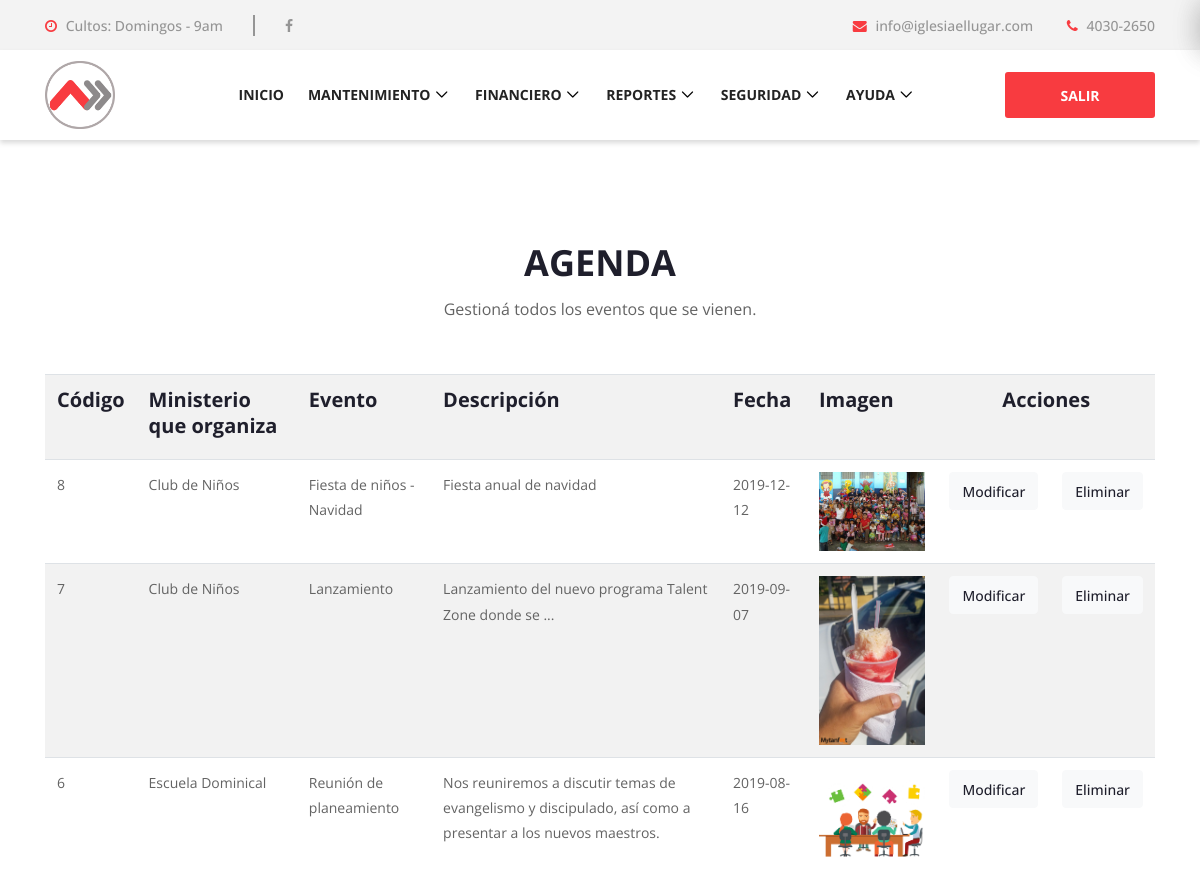
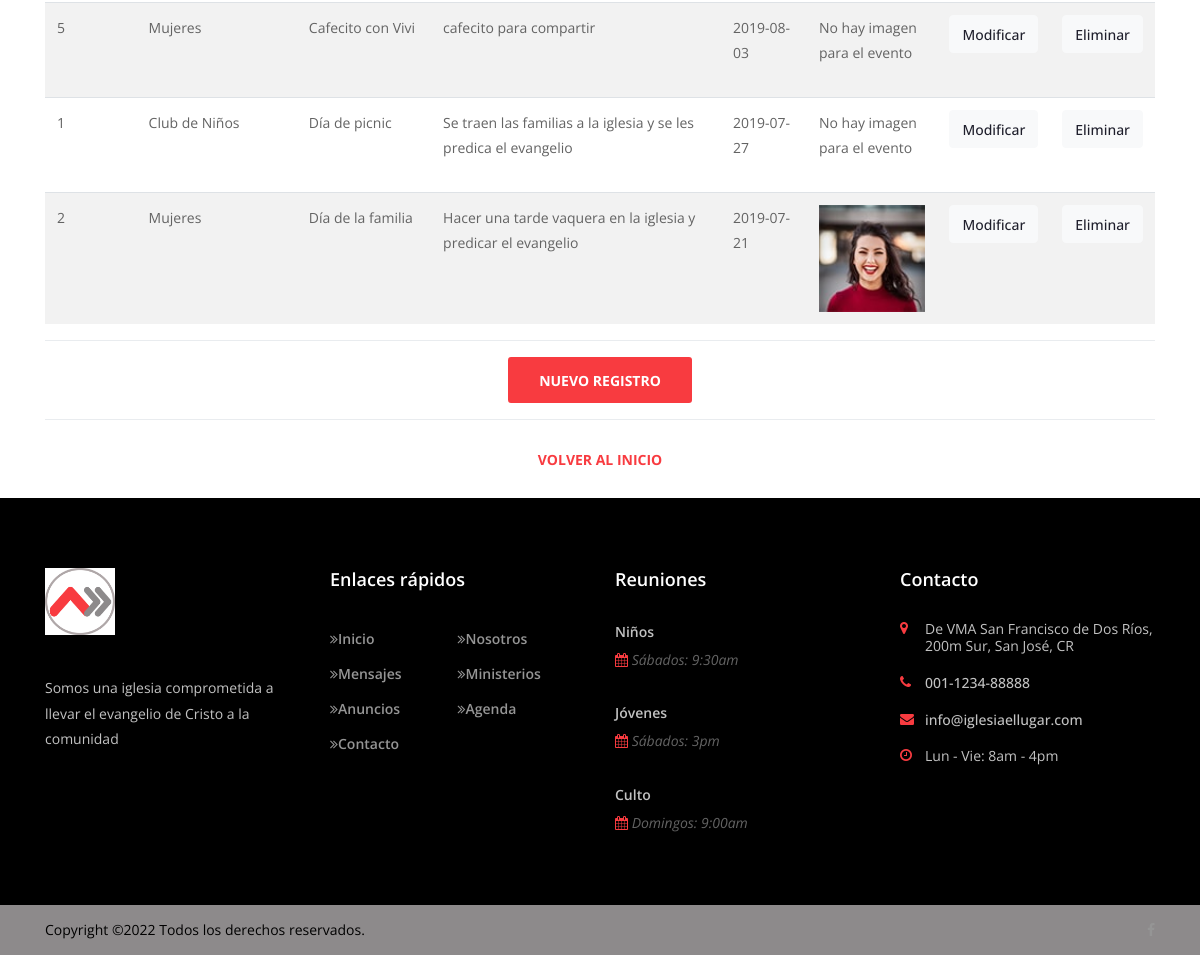
/mantenimiento-agenda.php, run on the app's committed database (2 pictures, top to bottom).
### tables this page shows
CREATE TABLE `evento` (
  `id_evento` int(5) NOT NULL,
  `id_ministerio` int(2) NOT NULL,
  `nombre` varchar(50) NOT NULL,
  `descripcion` varchar(500) NOT NULL,
  `fecha` date NOT NULL,
  `imagen` varchar(100) NOT NULL
);

CREATE TABLE `ministerio` (
  `id_ministerio` int(2) NOT NULL,
  `id_director` varchar(20) NOT NULL,
  `nombre` varchar(50) NOT NULL,
  `descripcion` varchar(500) DEFAULT NULL
);

### mantenimiento-agenda.php (the view, shortened to what this page needs)
<!DOCTYPE html>
<html lang="en">
<head>
    <link rel="stylesheet" href="style.css">
</head>
<body>
    <header class="header-area">
        <div class="top-header">
            <div class="container">
                <div class="row">
                    <div class="col-12">
                        <div class="top-header-content d-flex flex-wrap align-items-center justify-content-between">
                            <div class="top-header-meta d-flex flex-wrap">
                                <a href="#" class="open" data-toggle="tooltip" data-placement="bottom" title=""><i class="fa fa-clock-o" aria-hidden="true"></i> <span>Cultos: Domingos - 9am</span></a>
                                <div class="top-social-info">
                                    <a href="https://www.facebook.com/iglesiaellugar/"><i class="fa fa-facebook" aria-hidden="true"></i></a>
                                </div>
                            </div>
                            <div class="top-header-meta">
                                <a href="mailto:info@iglesiaellugar.com" class="email-address"><i class="fa fa-envelope" aria-hidden="true"></i> <span>info@iglesiaellugar.com</span></a>
                                <a href="#" class="phone"><i class="fa fa-phone" aria-hidden="true"></i> <span>4030-2650</span></a>
                            </div>
                        </div>
                    </div>
                </div>
            </div>
        </div>
        <div class="crose-main-menu">
            <div class="classy-nav-container breakpoint-off">
                <div class="container">
                    <nav class="classy-navbar justify-content-between" id="croseNav">
                        <a href="index.php" class="nav-brand"><img src="img/core-img/logo.png" width="70px" alt=""></a>
                        <div class="classy-menu">
                            <div class="classynav">
                                <ul>
                                    <li><a href="inicio-admin.php">Inicio</a>
                                    <li><a href="mantenimiento.php">Mantenimiento</a>
                                    </li>
                                    <li><a href="financiero.php">Financiero</a>
                                    </li>
                                    <li><a href="reportes.php">Reportes</a>
                                    </li>
                                    <li><a href="seguridad.php">Seguridad</a>
                                    </li>
                                    <li><a href="ayuda.php">Ayuda</a>
                                    </li>
                                </ul>
                                <div id="header-search"><i class="fa fa-search" aria-hidden="true"></i></div>
                                <a href="logica/salir.php" class="btn crose-btn header-btn">Salir</a>
                            </div>
                        </div>
                    </nav>
                </div>
            </div>
        </div>
    </header>
    <section class="about-area section-padding-100-0">
        <div class="container">
            <div class="row">
                <div class="col-12">
                    <div class="section-heading">
                        <h2>Agenda</h2>
                        <p>Gestioná todos los eventos que se vienen. </p>
                    </div>
                    <table class="table table-striped">
                        <tr>
                            <td><h5>Código</h5></td>
                            <td><h5>Ministerio que organiza<h5></td>
                            <td><h5>Evento<h5></td>
                            <td><h5>Descripción<h5></td>
                            <td><h5>Fecha<h5></td>
                            <td><h5>Imagen<h5></td>
                            <td colspan="2" align="center"><h5>Acciones<h5></td>
                        </tr>
                        <?php
                        $conexion=mysqli_connect('localhost','root','root','IglesiaElLugar');
                        $sql="SELECT evento.*, ministerio.nombre as nombreMinisterio FROM evento INNER JOIN ministerio ON evento.id_ministerio = ministerio.id_ministerio order by fecha desc";
                        $result=mysqli_query($conexion,$sql);
                        while($mostrar=mysqli_fetch_array($result)){
                        echo "<tr>";
                        echo "<td><p>".$mostrar['id_evento']."<p></td>";
                        echo "<td><p>".$mostrar['nombreMinisterio']."<p></td>";
                        echo "<td><p>".$mostrar['nombre']."<p></td>";
                        echo "<td><p>".$mostrar['descripcion']."<p></td>";
                        echo "<td><p>".$mostrar['fecha']."<p></td>";
                        if (file_exists("img/eventos/".$mostrar['id_evento'].".jpg")) {
                            echo "<td><img src='img/eventos/".$mostrar['id_evento'].".jpg' height='200' width='200'></td>";
                        }
                        else{
                            echo "<td><p>No hay imagen para el evento</p></td>";
                        }
                        echo "<td><p class='btn btn-light'><a href=modificarevento.php?id_evento=".$mostrar['id_evento'].">Modificar</a><p></td>";
                        echo "<td><p class='btn btn-light' ><a href=validareliminacion.php?tabla=evento&id_evento=".$mostrar['id_evento'].">Eliminar</a><p></td>";
                        echo "</tr>";
                    }
                     ?>
                    </table>
                    <div class="modal-footer d-flex justify-content-center">
                    <a href="" class="btn crose-btn header-btn" data-toggle="modal" data-target="#modalLoginForm"><i ></i> <span>Nuevo Registro</span></a>
                  </div>
                    <div class="modal-footer d-flex justify-content-center">
                    <a href="inicio-admin.php" class="btn crose-btn btn-2"><i ></i> <span>Volver al inicio</span></a>
                  </div>
            </div>
        </div>
    </section>
    <footer class="footer-area">
        <div class="main-footer-area">
            <div class="container">
                <div class="row">
                    <div class="col-12 col-sm-6 col-lg-3">
                        <div class="single-footer-widget mb-70">
                            <a href="#" class="footer-logo"><img src="img/core-img/logo.png" width="70px" alt=""></a>
                            <p>Somos una iglesia comprometida a llevar el evangelio de Cristo a la comunidad</p>
                        </div>
                    </div>
                    <div class="col-12 col-sm-6 col-lg-3">
                        <div class="single-footer-widget mb-70">
                            <h5 class="widget-title">Enlaces rápidos</h5>
                            <nav class="footer-menu">
                                <ul>
                                    <li><a href="index.php"><i class="fa fa-angle-double-right" aria-hidden="true"></i>Inicio</a></li>
                                    <li><a href="nosotros.php"><i class="fa fa-angle-double-right" aria-hidden="true"></i>Nosotros</a></li>
                                    <li><a href="mensajes.php"><i class="fa fa-angle-double-right" aria-hidden="true"></i>Mensajes</a></li>
                                    <li><a href="ministerios.php"><i class="fa fa-angle-double-right" aria-hidden="true"></i>Ministerios</a></li>
                                    <li><a href="anuncios.php"><i class="fa fa-angle-double-right" aria-hidden="true"></i>Anuncios</a></li>
                                    <li><a href="agenda.php"><i class="fa fa-angle-double-right" aria-hidden="true"></i>Agenda</a></li>
                                    <li><a href="contacto.php"><i class="fa fa-angle-double-right" aria-hidden="true"></i>Contacto</a></li>
                                </ul>
                            </nav>
                        </div>
                    </div>
                    <div class="col-12 col-sm-6 col-lg-3">
                        <div class="single-footer-widget mb-70">
                            <h5 class="widget-title">Reuniones</h5>
                            <div class="single-latest-news">
                                <a href="#">Niños</a>
                                <p><i class="fa fa-calendar" aria-hidden="true"></i> Sábados: 9:30am</p>
                            </div>
                            <div class="single-latest-news">
                                <a href="#">Jóvenes</a>
                                <p><i class="fa fa-calendar" aria-hidden="true"></i> Sábados: 3pm</p>
                            </div>
                            <div class="single-latest-news">
                                <a href="#">Culto</a>
                                <p><i class="fa fa-calendar" aria-hidden="true"></i> Domingos: 9:00am</p>
                            </div>
                        </div>
                    </div>
                    <div class="col-12 col-sm-6 col-lg-3">
                        <div class="single-footer-widget mb-70">
                            <h5 class="widget-title">Contacto</h5>
                            <div class="contact-information">
                                <p><i class="fa fa-map-marker" aria-hidden="true"></i> De VMA San Francisco de Dos Ríos, 200m Sur, San José, CR</p>
                                <a href="callto:001-1234-88888"><i class="fa fa-phone" aria-hidden="true"></i> 001-1234-88888</a>
                                <a href="mailto:info.deercreative@gmail.com"><i class="fa fa-envelope" aria-hidden="true"></i> info@iglesiaellugar.com</a>
                                <p><i class="fa fa-clock-o" aria-hidden="true"></i> Lun - Vie: 8am - 4pm</p>
                            </div>
                        </div>
                    </div>
                </div>
            </div>
        </div>
        <div class="copywrite-area">
            <div class="container h-100">
                <div class="row h-100 align-items-center flex-wrap">
                    <div class="col-12 col-md-6">
                        <div class="copywrite-text">
                            <p>
Copyright &copy;<script>document.write(new Date().getFullYear());</script> Todos los derechos reservados.
</p>
                        </div>
                    </div>
                    <div class="col-12 col-md-6">
                        <div class="footer-social-icon">
                            <a href="#"><i class="fa fa-facebook" aria-hidden="true"></i></a>
                        </div>
                    </div>
                </div>
            </div>
        </div>
    </footer>
</body>
</html>

### css/classy-nav.css (style rules this page uses)
* { margin: 0; padding: 0; }
body { font-family: "Roboto", sans-serif; }
ul, ol { margin: 0; }
ul li, ol li { list-style: none; }
img { height: auto; max-width: 100%; }
.classy-nav-container { position: relative; z-index: 100; background-color: #ffffff; }
.classy-nav-container * { box-sizing: border-box; }
.classy-nav-container a { -webkit-transition-duration: 500ms; transition-duration: 500ms; text-decoration: none; outline: none; font-size: 14px; font-weight: 400; color: #232323; display: inline-block; }
.justify-content-between { -webkit-box-pack: justify; -ms-flex-pack: justify; justify-content: space-between; }
.justify-content-center { -webkit-box-pack: center; -ms-flex-pack: center; justify-content: center; }
.classy-navbar { width: 100%; height: 70px; padding: 0.5em 2em; display: -webkit-box; display: -ms-flexbox; display: flex; -webkit-box-align: center; -ms-flex-align: center; -ms-grid-row-align: center; align-items: center; }
.classy-navbar .nav-brand { font-size: 26px; font-weight: 500; color: #565656; display: inline-block; margin-right: 30px; }
.classynav ul li { display: inline-block; clear: both; position: inherit; z-index: 10; }
.classynav ul li.cn-dropdown-item { position: relative; z-index: 10; }
.classynav ul li a { padding: 0 12px; display: block; height: 35px; font-size: 14px; line-height: 34px; }
.classynav ul li.megamenu-item > a:after, .classynav ul li.has-down > a:after { font-family: 'classyfonts'; content: "\e900"; font-size: 12px; color: #000000; padding-left: 5px; -webkit-transition-duration: 500ms; transition-duration: 500ms; }
.breakpoint-off .classynav { display: -webkit-box; display: -ms-flexbox; display: flex; -webkit-box-align: center; -ms-flex-align: center; -ms-grid-row-align: center; align-items: center; }

### data on the page
evento: id_evento "8", id_ministerio.nombre "Club de Niños", nombre "Fiesta de niños - Navidad", descripcion "Fiesta anual de navidad", fecha "2019-12-12", shows a picture
evento: id_evento "7", id_ministerio.nombre "Club de Niños", nombre "Lanzamiento", descripcion "Lanzamiento del nuevo programa Talent Zone donde se ...", fecha "2019-09-07", shows a picture
evento: id_evento "6", id_ministerio.nombre "Escuela Dominical", nombre "Reunión de planeamiento", descripcion "Nos reuniremos a discutir temas de evangelismo y discipulado, así como a presentar a los nuevos maestros.", fecha "2019-08-16", shows a picture
evento: id_evento "5", id_ministerio.nombre "Mujeres", nombre "Cafecito con Vivi", descripcion "cafecito para compartir", fecha "2019-08-03", shows "No hay imagen para el evento"
evento: id_evento "1", id_ministerio.nombre "Club de Niños", nombre "Día de picnic", descripcion "Se traen las familias a la iglesia y se les predica el evangelio", fecha "2019-07-27", shows "No hay imagen para el evento"
evento: id_evento "2", id_ministerio.nombre "Mujeres", nombre "Día de la familia", descripcion "Hacer una tarde vaquera en la iglesia y predicar el evangelio", fecha "2019-07-21", shows a picture
